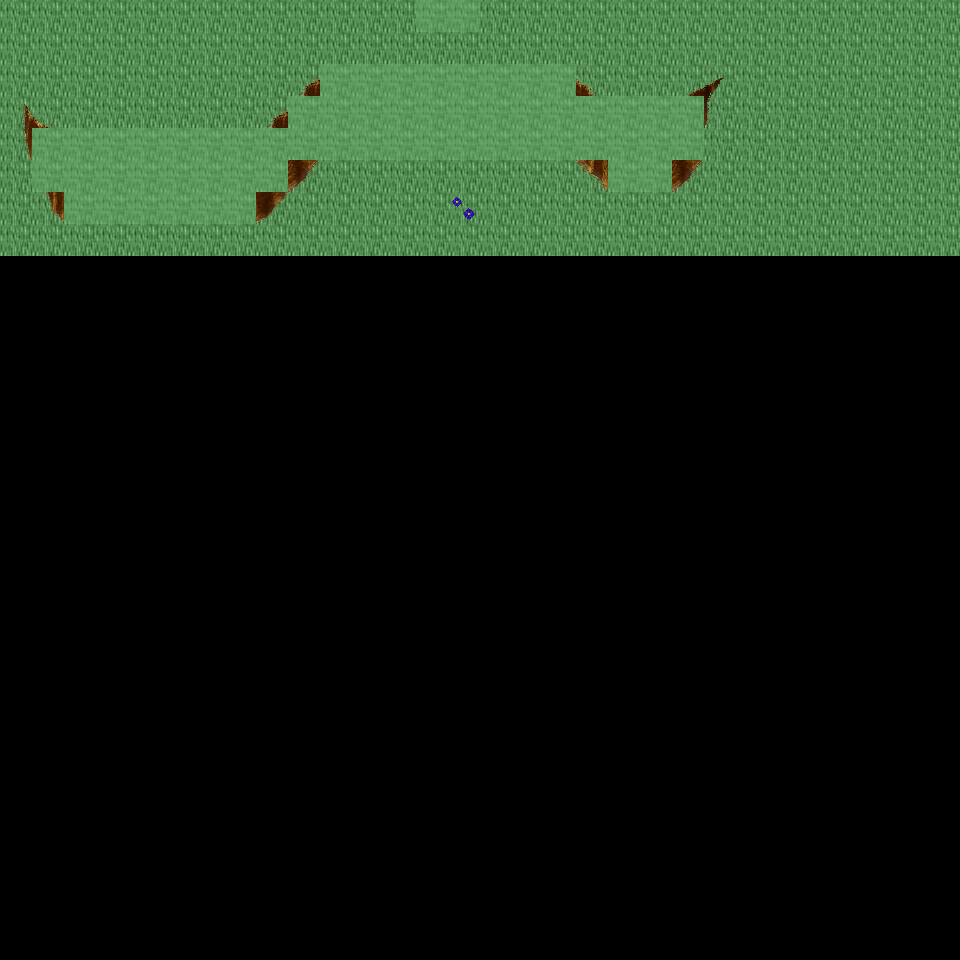

This is a level from a 2D game, rendered from its Tiled map with the project's own tilesets. A one-line summary and the map file follow, with tile-layer data summarised:
An orthogonal 30x30 tile map with 32x32 px tiles, 6 tile layers (Ground, Object, Object2, Above, ...), 39 tilesets and 3 objects (3x mapExit).

<map version="1.0" orientation="orthogonal" renderorder="right-down" width="30" height="30" tilewidth="32" tileheight="32" nextobjectid="4">
  <tileset firstgid="1" name="tileset_ground_ground" tilewidth="32" tileheight="32" tilecount="33" columns="3">
    <image source="../drawable/tileset_ground_ground.png" width="96" height="352" />
  </tileset>
  <tileset firstgid="34" name="tileset_ground_water_pool" tilewidth="32" tileheight="32" tilecount="72" columns="3">
    <image source="../drawable/tileset_ground_water_pool.png" width="96" height="768" />
  </tileset>
  <tileset firstgid="106" name="tileset_ground_ridge_earth_dark" tilewidth="32" tileheight="32" tilecount="96" columns="12">
    <image source="../drawable/tileset_ground_ridge_earth_dark.png" width="384" height="256" />
  </tileset>
  <tileset firstgid="202" name="tileset_ground_grass_edges" tilewidth="32" tileheight="32" tilecount="36" columns="12">
    <image source="../drawable/tileset_ground_grass_edges.png" width="384" height="96" />
  </tileset>
  <tileset firstgid="238" name="tileset_ground_grass_corners" tilewidth="32" tileheight="32" tilecount="24" columns="6">
    <image source="../drawable/tileset_ground_grass_corners.png" width="192" height="128" />
  </tileset>
  <tileset firstgid="262" name="tileset_plant_flower_daisy_blue" tilewidth="32" tileheight="32" tilecount="8" columns="2">
    <image source="../drawable/tileset_plant_flower_daisy_blue.png" width="64" height="128" />
  </tileset>
  <tileset firstgid="270" name="tileset_plant_flower_daisy_yellow" tilewidth="32" tileheight="32" tilecount="8" columns="2">
    <image source="../drawable/tileset_plant_flower_daisy_yellow.png" width="64" height="128" />
  </tileset>
  <tileset firstgid="278" name="tileset_plant_flower_daisy_red" tilewidth="32" tileheight="32" tilecount="8" columns="2">
    <image source="../drawable/tileset_plant_flower_daisy_red.png" width="64" height="128" />
  </tileset>
  <tileset firstgid="286" name="tileset_plant_flower_daisy_white" tilewidth="32" tileheight="32" tilecount="8" columns="2">
    <image source="../drawable/tileset_plant_flower_daisy_white.png" width="64" height="128" />
  </tileset>
  <tileset firstgid="294" name="tileset_logic_collision" tilewidth="32" tileheight="32" tilecount="1" columns="1">
    <image source="../drawable/tileset_logic_collision.png" width="32" height="32" />
  </tileset>
  <tileset firstgid="295" name="tileset_plant_tree_tree_green" tilewidth="32" tileheight="32" tilecount="80" columns="8">
    <image source="../drawable/tileset_plant_tree_tree_green.png" width="256" height="352" />
  </tileset>
  <tileset firstgid="375" name="tileset_plant_stump_stump_brown" tilewidth="32" tileheight="32" tilecount="4" columns="2">
    <image source="../drawable/tileset_plant_stump_stump_brown.png" width="64" height="64" />
  </tileset>
  <tileset firstgid="379" name="tileset_item_pot_cauldron" tilewidth="32" tileheight="32" tilecount="48" columns="8">
    <image source="../drawable/tileset_item_pot_cauldron.png" width="256" height="192" />
  </tileset>
  <tileset firstgid="427" name="tileset_plant_bush_various_small" tilewidth="32" tileheight="32" tilecount="9" columns="3">
    <image source="../drawable/tileset_plant_bush_various_small.png" width="96" height="96" />
  </tileset>
  <tileset firstgid="436" name="tileset_ground_rock_pebbles" tilewidth="32" tileheight="32" tilecount="3" columns="1">
    <image source="../drawable/tileset_ground_rock_pebbles.png" width="32" height="96" />
  </tileset>
  <tileset firstgid="439" name="tileset_ground_ladder_vertical_dark" tilewidth="32" tileheight="32" tilecount="3" columns="3">
    <image source="../drawable/tileset_ground_ladder_vertical_dark.png" width="96" height="32" />
  </tileset>
  <tileset firstgid="442" name="tileset_item_chemistry_empty_bottles" tilewidth="32" tileheight="32" tilecount="12" columns="4">
    <image source="../drawable/tileset_item_chemistry_empty_bottles.png" width="128" height="96" />
  </tileset>
  <tileset firstgid="454" name="tileset_item_chemistry_flask" tilewidth="32" tileheight="32" tilecount="3" columns="1">
    <image source="../drawable/tileset_item_chemistry_flask.png" width="32" height="96" />
  </tileset>
  <tileset firstgid="457" name="tileset_item_pot_barrel" tilewidth="32" tileheight="32" tilecount="2" columns="1">
    <image source="../drawable/tileset_item_pot_barrel.png" width="32" height="64" />
  </tileset>
  <tileset firstgid="459" name="tileset_item_flagpole" tilewidth="32" tileheight="32" tilecount="3" columns="1">
    <image source="../drawable/tileset_item_flagpole.png" width="32" height="96" />
  </tileset>
  <tileset firstgid="462" name="tileset_item_food_beehive1" tilewidth="32" tileheight="32" tilecount="1" columns="1">
    <image source="../drawable/tileset_item_food_beehive1.png" width="32" height="32" />
  </tileset>
  <tileset firstgid="463" name="tileset_item_food_beehive2" tilewidth="32" tileheight="32" tilecount="1" columns="1">
    <image source="../drawable/tileset_item_food_beehive2.png" width="32" height="32" />
  </tileset>
  <tileset firstgid="464" name="tileset_item_buzzing_bees" tilewidth="32" tileheight="32" tilecount="5" columns="5">
    <image source="../drawable/tileset_item_buzzing_bees.png" width="160" height="32" />
  </tileset>
  <tileset firstgid="469" name="tileset_plant_bush_hedge" tilewidth="32" tileheight="32" tilecount="35" columns="5">
    <image source="../drawable/tileset_plant_bush_hedge.png" width="160" height="224" />
  </tileset>
  <tileset firstgid="504" name="tileset_logic_creature_animal" tilewidth="32" tileheight="32" tilecount="32" columns="8">
    <image source="../drawable/tileset_logic_creature_animal.png" width="256" height="128" />
  </tileset>
  <tileset firstgid="536" name="tileset_furniture_table_wooden_trestle" tilewidth="32" tileheight="32" tilecount="9" columns="3">
    <image source="../drawable/tileset_furniture_table_wooden_trestle.png" width="96" height="96" />
  </tileset>
  <tileset firstgid="545" name="tileset_furniture_table_bench" tilewidth="32" tileheight="32" tilecount="3" columns="3">
    <image source="../drawable/tileset_furniture_table_bench.png" width="96" height="32" />
  </tileset>
  <tileset firstgid="548" name="tileset_item_food_smoked_meatandfish" tilewidth="32" tileheight="32" tilecount="4" columns="4">
    <image source="../drawable/tileset_item_food_smoked_meatandfish.png" width="128" height="32" />
  </tileset>
  <tileset firstgid="552" name="tileset_furniture_table_wooden_trestle_vertical" tilewidth="32" tileheight="32" tilecount="6" columns="2">
    <image source="../drawable/tileset_furniture_table_wooden_trestle_vertical.png" width="64" height="96" />
  </tileset>
  <tileset firstgid="558" name="tileset_building_huts" tilewidth="32" tileheight="32" tilecount="338" columns="26">
    <image source="../drawable/tileset_building_huts.png" width="832" height="416" />
  </tileset>
  <tileset firstgid="896" name="tileset_building_chimney_smoke" tilewidth="32" tileheight="32" tilecount="40" columns="4">
    <image source="../drawable/tileset_building_chimney_smoke.png" width="128" height="320" />
  </tileset>
  <tileset firstgid="936" name="tileset_item_firewood" tilewidth="32" tileheight="32" tilecount="12" columns="3">
    <image source="../drawable/tileset_item_firewood.png" width="96" height="128" />
  </tileset>
  <tileset firstgid="948" name="tileset_logic_item_herb" tilewidth="32" tileheight="32" tilecount="5" columns="5">
    <image source="../drawable/tileset_logic_item_herb.png" width="160" height="32" />
  </tileset>
  <tileset firstgid="953" name="tileset_logic_creature_reptile" tilewidth="32" tileheight="32" tilecount="7" columns="7">
    <image source="../drawable/tileset_logic_creature_reptile.png" width="224" height="32" />
  </tileset>
  <tileset firstgid="960" name="tileset_logic_creature_insect" tilewidth="32" tileheight="32" tilecount="5" columns="5">
    <image source="../drawable/tileset_logic_creature_insect.png" width="160" height="32" />
  </tileset>
  <tileset firstgid="965" name="tileset_plant_bush_bush_pinks" tilewidth="32" tileheight="32" tilecount="4" columns="2">
    <image source="../drawable/tileset_plant_bush_bush_pinks.png" width="64" height="64" />
  </tileset>
  <tileset firstgid="969" name="tileset_plant_bush_fern" tilewidth="32" tileheight="32" tilecount="32" columns="8">
    <image source="../drawable/tileset_plant_bush_fern.png" width="256" height="128" />
  </tileset>
  <tileset firstgid="1001" name="tileset_plant_bushes_and_trees" tilewidth="32" tileheight="32" tilecount="144" columns="16">
    <image source="../drawable/tileset_plant_bushes_and_trees.png" width="512" height="289" />
  </tileset>
  <tileset firstgid="1145" name="tileset_plant_bush_berried" tilewidth="32" tileheight="32" tilecount="60" columns="5">
    <image source="../drawable/tileset_plant_bush_berried.png" width="160" height="384" />
  </tileset>
  <layer name="Ground" width="30" height="30">
    <data>[900 cells, 240 non-empty, 1 distinct tile ids]</data>
  </layer>
  <layer name="Object" width="30" height="30">
    <data>[900 cells, 75 non-empty, 24 distinct tile ids]</data>
  </layer>
  <layer name="Object2" width="30" height="30">
    <data>[900 cells, 0 non-empty, 0 distinct tile ids]</data>
  </layer>
  <layer name="Above" width="30" height="30">
    <data>[900 cells, 0 non-empty, 0 distinct tile ids]</data>
  </layer>
  <layer name="Above2" width="30" height="30">
    <data>[900 cells, 0 non-empty, 0 distinct tile ids]</data>
  </layer>
  <layer name="Walkable" width="30" height="30">
    <data>[900 cells, 60 non-empty, 1 distinct tile ids]</data>
  </layer>
  <objectgroup name="MapEvents">
    <object id="1" name="north" type="mapExit" x="0" y="0" width="416" height="32">
      <properties>
        <property name="map" value="level_0_x85_y131" />
        <property name="x" value="0" />
        <property name="y" value="28" />
      </properties>
    </object>
    <object id="2" name="north2" type="mapExit" x="480" y="0" width="480" height="32">
      <properties>
        <property name="map" value="level_0_x85_y131" />
        <property name="x" value="15" />
        <property name="y" value="28" />
      </properties>
    </object>
    <object id="3" name="east" type="mapExit" x="928" y="0" width="32" height="960">
      <properties>
        <property name="map" value="level_0_x86_y132" />
        <property name="x" value="1" />
        <property name="y" value="0" />
      </properties>
    </object>
  </objectgroup>
</map>
